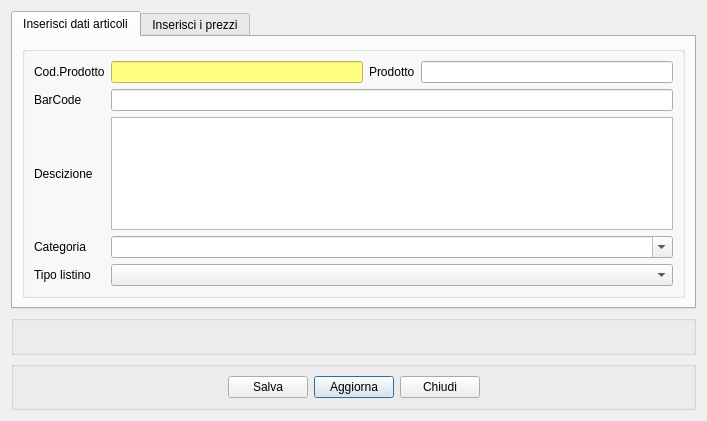
<?xml version="1.0" encoding="UTF-8"?>
<ui version="4.0">
 <class>preventivi_wid</class>
 <widget class="QDialog" name="preventivi_wid">
  <property name="geometry">
   <rect>
    <x>0</x>
    <y>0</y>
    <width>707</width>
    <height>411</height>
   </rect>
  </property>
  <property name="sizePolicy">
   <sizepolicy hsizetype="Preferred" vsizetype="Preferred">
    <horstretch>0</horstretch>
    <verstretch>0</verstretch>
   </sizepolicy>
  </property>
  <property name="windowTitle">
   <string>Dialog</string>
  </property>
  <layout class="QGridLayout" name="gridLayout_3">
   <item row="0" column="0">
    <widget class="QTabWidget" name="tabWidget">
     <property name="currentIndex">
      <number>0</number>
     </property>
     <widget class="QWidget" name="tab">
      <attribute name="title">
       <string>Inserisci dati articoli</string>
      </attribute>
      <layout class="QGridLayout" name="gridLayout_4">
       <item row="0" column="0">
        <widget class="QGroupBox" name="groupBox_3">
         <property name="title">
          <string/>
         </property>
         <layout class="QGridLayout" name="gridLayout_7">
          <item row="0" column="0">
           <widget class="QLabel" name="label">
            <property name="text">
             <string>Cod.Prodotto</string>
            </property>
           </widget>
          </item>
          <item row="0" column="1">
           <widget class="QLineEdit" name="cod_art">
            <property name="sizePolicy">
             <sizepolicy hsizetype="Expanding" vsizetype="Minimum">
              <horstretch>0</horstretch>
              <verstretch>0</verstretch>
             </sizepolicy>
            </property>
            <property name="styleSheet">
             <string notr="true">background-color:rgb(255, 255, 127)</string>
            </property>
           </widget>
          </item>
          <item row="0" column="2">
           <widget class="QLabel" name="label_2">
            <property name="text">
             <string>Prodotto</string>
            </property>
           </widget>
          </item>
          <item row="0" column="3">
           <widget class="QLineEdit" name="art_nom">
            <property name="sizePolicy">
             <sizepolicy hsizetype="Expanding" vsizetype="Minimum">
              <horstretch>0</horstretch>
              <verstretch>0</verstretch>
             </sizepolicy>
            </property>
           </widget>
          </item>
          <item row="1" column="0">
           <widget class="QLabel" name="label_15">
            <property name="text">
             <string>BarCode</string>
            </property>
           </widget>
          </item>
          <item row="1" column="1" colspan="3">
           <widget class="QLineEdit" name="cod_barre"/>
          </item>
          <item row="2" column="0">
           <widget class="QLabel" name="label_3">
            <property name="text">
             <string>Descizione</string>
            </property>
           </widget>
          </item>
          <item row="2" column="1" colspan="3">
           <widget class="QTextEdit" name="descrizione">
            <property name="sizePolicy">
             <sizepolicy hsizetype="Expanding" vsizetype="Preferred">
              <horstretch>0</horstretch>
              <verstretch>10</verstretch>
             </sizepolicy>
            </property>
           </widget>
          </item>
          <item row="3" column="0">
           <widget class="QLabel" name="label_5">
            <property name="text">
             <string>Categoria</string>
            </property>
           </widget>
          </item>
          <item row="3" column="1" colspan="3">
           <widget class="QComboBox" name="categ">
            <property name="editable">
             <bool>true</bool>
            </property>
           </widget>
          </item>
          <item row="4" column="0">
           <widget class="QLabel" name="label_16">
            <property name="text">
             <string>Tipo listino</string>
            </property>
           </widget>
          </item>
          <item row="4" column="1" colspan="3">
           <widget class="QComboBox" name="tipo_listino"/>
          </item>
         </layout>
        </widget>
       </item>
      </layout>
     </widget>
     <widget class="QWidget" name="tab_2">
      <attribute name="title">
       <string>Inserisci i prezzi</string>
      </attribute>
      <layout class="QGridLayout" name="gridLayout_8">
       <item row="0" column="0">
        <widget class="QGroupBox" name="groupBox">
         <property name="sizePolicy">
          <sizepolicy hsizetype="Preferred" vsizetype="Preferred">
           <horstretch>0</horstretch>
           <verstretch>0</verstretch>
          </sizepolicy>
         </property>
         <property name="minimumSize">
          <size>
           <width>442</width>
           <height>250</height>
          </size>
         </property>
         <property name="styleSheet">
          <string notr="true"/>
         </property>
         <property name="flat">
          <bool>false</bool>
         </property>
         <property name="checkable">
          <bool>false</bool>
         </property>
         <layout class="QGridLayout" name="gridLayout_2">
          <item row="7" column="3" colspan="3">
           <widget class="QLabel" name="label_12">
            <property name="text">
             <string>Totale</string>
            </property>
           </widget>
          </item>
          <item row="1" column="3" colspan="3">
           <widget class="QLabel" name="label_13">
            <property name="text">
             <string>Prezzo unitario</string>
            </property>
           </widget>
          </item>
          <item row="8" column="3" colspan="3">
           <widget class="QLabel" name="label_slotto">
            <property name="text">
             <string>Scadenza lotto</string>
            </property>
           </widget>
          </item>
          <item row="6" column="3" colspan="3">
           <widget class="QLabel" name="label_8">
            <property name="text">
             <string>Prezzo con iva</string>
            </property>
           </widget>
          </item>
          <item row="5" column="0">
           <widget class="QLabel" name="label_4">
            <property name="text">
             <string>Iva</string>
            </property>
           </widget>
          </item>
          <item row="5" column="1" colspan="2">
           <widget class="QComboBox" name="comboBox">
            <property name="editable">
             <bool>true</bool>
            </property>
           </widget>
          </item>
          <item row="0" column="0" colspan="9">
           <widget class="Line" name="line">
            <property name="orientation">
             <enum>Qt::Horizontal</enum>
            </property>
           </widget>
          </item>
          <item row="1" column="0">
           <widget class="QLabel" name="label_14">
            <property name="text">
             <string>UM</string>
            </property>
           </widget>
          </item>
          <item row="1" column="1" colspan="2">
           <widget class="QComboBox" name="um">
            <property name="editable">
             <bool>true</bool>
            </property>
           </widget>
          </item>
          <item row="5" column="7">
           <widget class="QLineEdit" name="sconto">
            <property name="sizePolicy">
             <sizepolicy hsizetype="Expanding" vsizetype="Minimum">
              <horstretch>0</horstretch>
              <verstretch>0</verstretch>
             </sizepolicy>
            </property>
           </widget>
          </item>
          <item row="6" column="1" colspan="2">
           <widget class="QLineEdit" name="p_s_iva">
            <property name="sizePolicy">
             <sizepolicy hsizetype="Expanding" vsizetype="Minimum">
              <horstretch>0</horstretch>
              <verstretch>0</verstretch>
             </sizepolicy>
            </property>
           </widget>
          </item>
          <item row="6" column="0">
           <widget class="QLabel" name="label_6">
            <property name="text">
             <string>Prezzo senza iva</string>
            </property>
           </widget>
          </item>
          <item row="6" column="7">
           <widget class="QLineEdit" name="p_c_iva">
            <property name="sizePolicy">
             <sizepolicy hsizetype="Expanding" vsizetype="Minimum">
              <horstretch>0</horstretch>
              <verstretch>0</verstretch>
             </sizepolicy>
            </property>
           </widget>
          </item>
          <item row="7" column="1" colspan="2">
           <widget class="QLineEdit" name="quant">
            <property name="sizePolicy">
             <sizepolicy hsizetype="Expanding" vsizetype="Minimum">
              <horstretch>0</horstretch>
              <verstretch>0</verstretch>
             </sizepolicy>
            </property>
           </widget>
          </item>
          <item row="7" column="0">
           <widget class="QLabel" name="label_7">
            <property name="text">
             <string>Quantità</string>
            </property>
           </widget>
          </item>
          <item row="7" column="7">
           <widget class="QLineEdit" name="totale">
            <property name="sizePolicy">
             <sizepolicy hsizetype="Expanding" vsizetype="Minimum">
              <horstretch>0</horstretch>
              <verstretch>0</verstretch>
             </sizepolicy>
            </property>
           </widget>
          </item>
          <item row="1" column="7">
           <widget class="QLineEdit" name="prezzo_unitario"/>
          </item>
          <item row="9" column="1">
           <spacer name="verticalSpacer">
            <property name="orientation">
             <enum>Qt::Vertical</enum>
            </property>
            <property name="sizeHint" stdset="0">
             <size>
              <width>20</width>
              <height>40</height>
             </size>
            </property>
           </spacer>
          </item>
          <item row="8" column="0">
           <widget class="QLabel" name="label_nlotto">
            <property name="text">
             <string>Numero lotto</string>
            </property>
           </widget>
          </item>
          <item row="8" column="1" colspan="2">
           <widget class="QLineEdit" name="numero_lotto"/>
          </item>
          <item row="8" column="7">
           <widget class="QLineEdit" name="data_lotto"/>
          </item>
          <item row="5" column="4" colspan="3">
           <widget class="QLabel" name="label_10">
            <property name="text">
             <string>Sconto</string>
            </property>
           </widget>
          </item>
          <item row="5" column="8">
           <widget class="QLabel" name="label_11">
            <property name="font">
             <font>
              <family>Helvetica</family>
              <pointsize>14</pointsize>
              <weight>75</weight>
              <bold>true</bold>
             </font>
            </property>
            <property name="text">
             <string>%</string>
            </property>
           </widget>
          </item>
          <item row="5" column="3">
           <widget class="QLabel" name="label_9">
            <property name="font">
             <font>
              <family>Helvetica</family>
              <pointsize>14</pointsize>
              <weight>75</weight>
              <bold>true</bold>
             </font>
            </property>
            <property name="text">
             <string>%</string>
            </property>
           </widget>
          </item>
         </layout>
        </widget>
       </item>
      </layout>
     </widget>
    </widget>
   </item>
   <item row="1" column="0">
    <widget class="QGroupBox" name="groupBox_4">
     <property name="minimumSize">
      <size>
       <width>0</width>
       <height>40</height>
      </size>
     </property>
     <property name="maximumSize">
      <size>
       <width>16777215</width>
       <height>40</height>
      </size>
     </property>
     <property name="sizeIncrement">
      <size>
       <width>0</width>
       <height>40</height>
      </size>
     </property>
     <property name="baseSize">
      <size>
       <width>0</width>
       <height>40</height>
      </size>
     </property>
     <property name="title">
      <string/>
     </property>
     <layout class="QGridLayout" name="gridLayout_6">
      <item row="0" column="0">
       <layout class="QGridLayout" name="gridLayout_5">
        <item row="0" column="0">
         <widget class="QLabel" name="testo_show">
          <property name="text">
           <string/>
          </property>
         </widget>
        </item>
       </layout>
      </item>
     </layout>
    </widget>
   </item>
   <item row="2" column="0">
    <widget class="QGroupBox" name="groupBox_2">
     <property name="title">
      <string/>
     </property>
     <layout class="QGridLayout" name="gridLayout">
      <item row="3" column="2">
       <widget class="QPushButton" name="aggiorna">
        <property name="text">
         <string>Aggiorna</string>
        </property>
        <property name="icon">
         <iconset resource="../fabaria.qrc">
          <normaloff>:/images/view-refresh.png</normaloff>:/images/view-refresh.png</iconset>
        </property>
       </widget>
      </item>
      <item row="3" column="1">
       <widget class="QPushButton" name="agg_art">
        <property name="toolTip">
         <string>Salva</string>
        </property>
        <property name="text">
         <string>Salva</string>
        </property>
        <property name="icon">
         <iconset resource="../fabaria.qrc">
          <normaloff>:/images/document-save.png</normaloff>:/images/document-save.png</iconset>
        </property>
       </widget>
      </item>
      <item row="3" column="0">
       <spacer name="horizontalSpacer">
        <property name="orientation">
         <enum>Qt::Horizontal</enum>
        </property>
        <property name="sizeHint" stdset="0">
         <size>
          <width>40</width>
          <height>20</height>
         </size>
        </property>
       </spacer>
      </item>
      <item row="3" column="3">
       <widget class="QPushButton" name="exit_art">
        <property name="toolTip">
         <string>Esci</string>
        </property>
        <property name="text">
         <string>Chiudi</string>
        </property>
        <property name="icon">
         <iconset resource="../../backup_restore_db/images.qrc">
          <normaloff>:/images/dialog-close.png</normaloff>:/images/dialog-close.png</iconset>
        </property>
       </widget>
      </item>
      <item row="3" column="4">
       <spacer name="horizontalSpacer_2">
        <property name="orientation">
         <enum>Qt::Horizontal</enum>
        </property>
        <property name="sizeHint" stdset="0">
         <size>
          <width>40</width>
          <height>20</height>
         </size>
        </property>
       </spacer>
      </item>
     </layout>
    </widget>
   </item>
  </layout>
 </widget>
 <resources>
  <include location="../../backup_restore_db/images.qrc"/>
  <include location="../fabaria.qrc"/>
 </resources>
 <connections/>
</ui>
